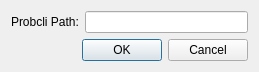
<?xml version="1.0" encoding="UTF-8"?>
<ui version="4.0">
 <class>ProBPathDialog</class>
 <widget class="QDialog" name="ProBPathDialog">
  <property name="geometry">
   <rect>
    <x>0</x>
    <y>0</y>
    <width>259</width>
    <height>71</height>
   </rect>
  </property>
  <property name="windowTitle">
   <string>Dialog</string>
  </property>
  <layout class="QVBoxLayout" name="verticalLayout">
   <item>
    <layout class="QHBoxLayout" name="horizontalLayout_2">
     <item>
      <widget class="QLabel" name="label">
       <property name="text">
        <string>Probcli Path:</string>
       </property>
      </widget>
     </item>
     <item>
      <widget class="QLineEdit" name="lineEdit"/>
     </item>
    </layout>
   </item>
   <item>
    <layout class="QHBoxLayout" name="horizontalLayout">
     <item>
      <spacer name="spacer">
       <property name="orientation">
        <enum>Qt::Horizontal</enum>
       </property>
       <property name="sizeHint" stdset="0">
        <size>
         <width>40</width>
         <height>20</height>
        </size>
       </property>
      </spacer>
     </item>
     <item>
      <widget class="QDialogButtonBox" name="buttonBox">
       <property name="standardButtons">
        <set>QDialogButtonBox::Cancel|QDialogButtonBox::Ok</set>
       </property>
      </widget>
     </item>
    </layout>
   </item>
  </layout>
 </widget>
 <resources/>
 <connections/>
</ui>
